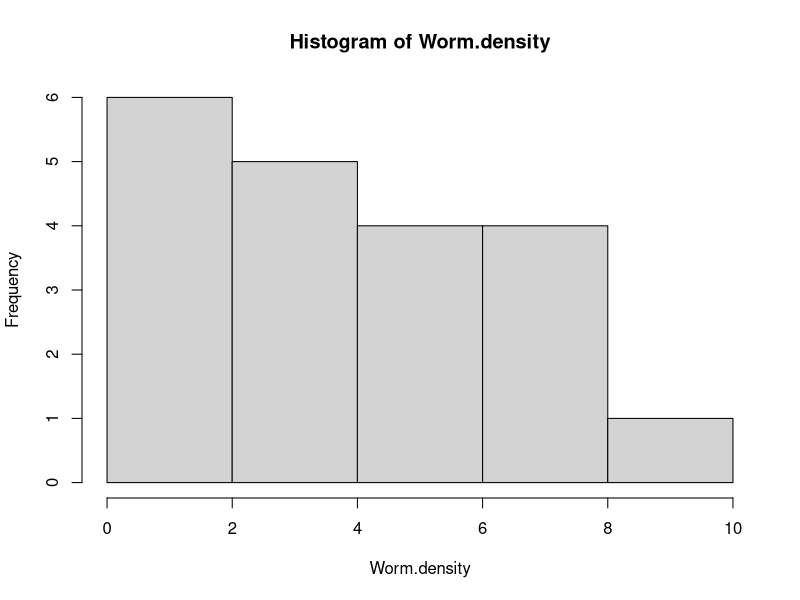
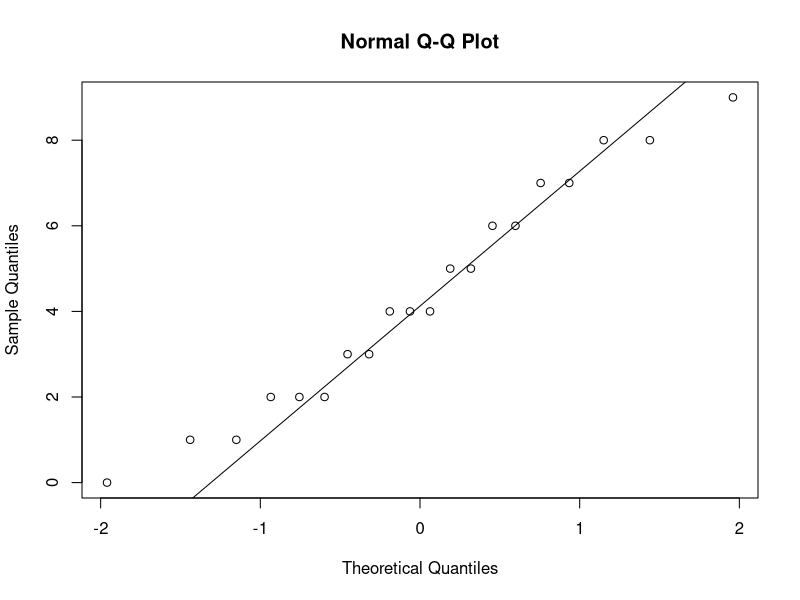
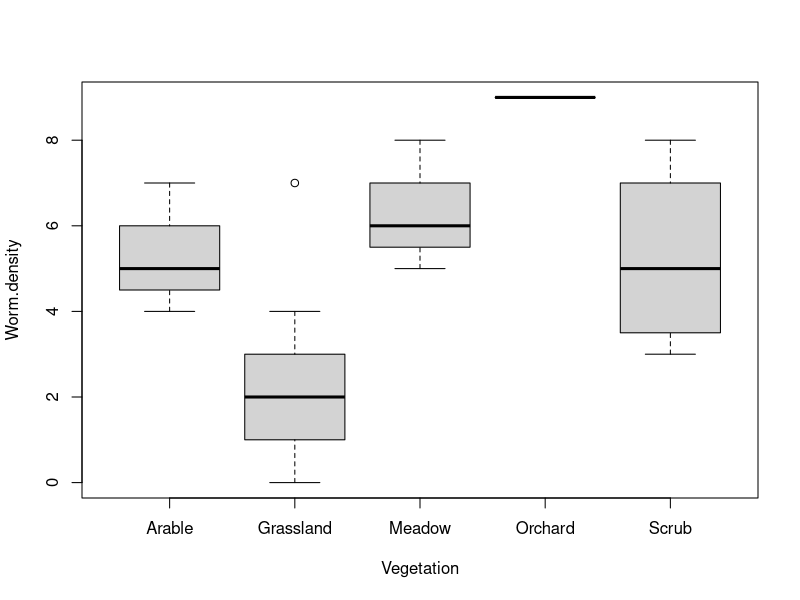

The R source for these figures, in order: (Note: this script raises an error after producing the figures.)
worm.data <- read.csv('worms.csv', header = T, row.names = 1)
worm.data
head(worm.data)

attach(worm.data)
names(worm.data)

hist(Worm.density)

mean(Worm.density)
median(Worm.density)
range(Worm.density)
var(Worm.density)
sd(Worm.density)

#### skew ####
skew = function(x) {
  m3 = sum((x - mean(x))^3) / length(x)
  s3 = sqrt(var(x))^3
  m3 / s3
}

skew(Worm.density)

#### kurtosis ####
kurtosis = function(x) {
  m4 = sum((x - mean(x))^4) / length(x)
  s4 = var(x)^2
  m4 / s4 - 3
}

kurtosis(Worm.density)

#### qq ####
qqnorm(Worm.density)
qqline(Worm.density)

#### tapply ####
mean.worm.density <- tapply(Worm.density, Vegetation, mean)
median.worm.density <- tapply(Worm.density, Vegetation, median)
var.worm.density <- tapply(Worm.density, Vegetation, var)
sd.worm.density <- tapply(Worm.density, Vegetation, sd)
length.worm.density <- tapply(Worm.density, Vegetation, length)

summary.worm.density <- data.frame(mean.worm.density, median.worm.density, var.worm.density, sd.worm.density, length.worm.density)

write.csv(summary.worm.density, file = "summary of worm density.csv", row.names = T, quote = F)

#### plotzzzzzz ####
boxplot(Worm.density ~ Vegetation)

tufte.boxplot <- function(x, g) {
  k <- nlevels(g)
  crit.val <- tapply(x, g, median)
  plot(1:k, crit.val, ylim = c(min(x) * 1.1, max(x) * 1.1), pch = 19,
       xlab = deparse(substitute(g)), ylab = "worm density", axes = F)
  for (i in 1:k) {
    tmp <- boxplot.stats(x[as.numeric(g) == i])
    segments(i, tmp$stats[1], i, tmp$stats[2])
    segments(i, tmp$stats[4], i, tmp$stats[5])
    points(rep(i, length(tmp$out)), tmp$out, cex = .8)
  }
}

dd <- data.frame(x = rnorm(50*100), g = gl(50, 100))
with(dd, tufte.boxpot(x, g))

with(worm.data, tufte.boxplot(Worm.density, Vegetation))

axis(side = 1, at = c(1:length(levels(Vegetation))),
     labels = levels(Vegetation))
axis(side = 2)
worm.data
